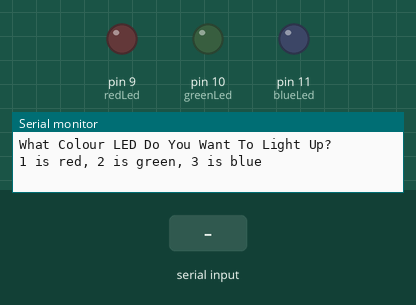
Bench run of a sketch on a simulated Arduino Uno, built with avr-gcc and run on an emulated ATmega328P. Shown: output pins drawn as LEDs (lit = HIGH), the last lines printed to the serial monitor. The inputs (shaded band) are chosen by the test bench.

Above: at 1.2 s.
1.3 s: "1\n" received over Serial
At 2.5 s:
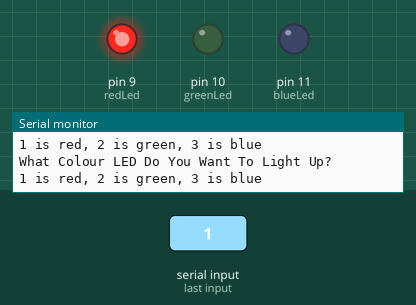
2.8 s: "2\n" received over Serial
At 3.6 s:
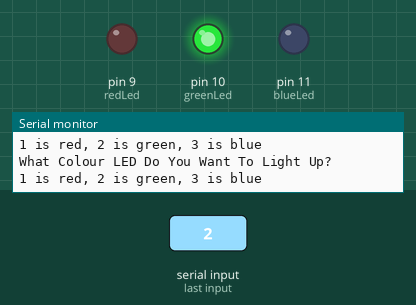
4.3 s: "3\n" received over Serial
At 4.7 s:
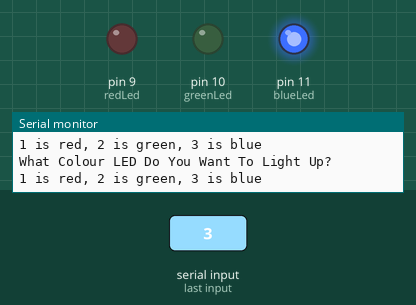
Timing chart, 0 to 7.3 s (numbered marks = the images above; inputs shaded):
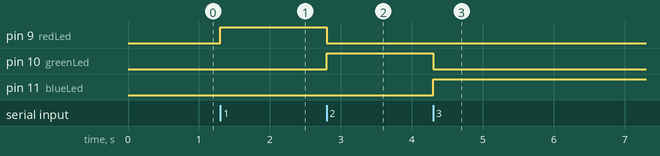

Measured:
- after the input at 1.3 s, pin 9 (redLed): LOW → HIGH at once
- after the input at 2.8 s, pin 9 (redLed): HIGH → LOW at once; pin 10 (greenLed): LOW → HIGH at once
- after the input at 4.3 s, pin 10 (greenLed): HIGH → LOW at once; pin 11 (blueLed): LOW → HIGH at once

The sketch:

read_string2.ino
```cpp
//ISSUE : Seemingly, the serial monitor on proteus cannot execute commands based in strings in this case # it didnt light up the leds when user enters the name of the colour
//but when the instructon comes in the form of a number, it responds beautifully and fast. the code for the two attempts are the same, just with int changed to string
//i dont know how to solve this, or what even is wrong, will attepmt it on an actual board and see whether it actually works


int redLed = 9;
int greenLed = 10;
int blueLed = 11;
int colour;
String msg = "What Colour LED Do You Want To Light Up?";
String msg2 = "1 is red, 2 is green, 3 is blue";

void setup() {
  pinMode(redLed, OUTPUT);
  pinMode(greenLed, OUTPUT);
  pinMode(blueLed, OUTPUT);

  Serial.begin(9600);
}

void loop() {
 Serial.println(msg);
 Serial.println(msg2);


 while (Serial.available()==0){

 }

colour = Serial.parseInt();

if (colour == 1){
  digitalWrite(redLed, HIGH);
  digitalWrite(greenLed, LOW);
  digitalWrite(blueLed, LOW);
}
if (colour == 2){
  digitalWrite(greenLed, HIGH);
  digitalWrite(redLed, LOW);
  digitalWrite(blueLed, LOW);
}
if (colour == 3){
  digitalWrite(blueLed, HIGH);
  digitalWrite(redLed, LOW);
  digitalWrite(greenLed, LOW);
}

}
```
